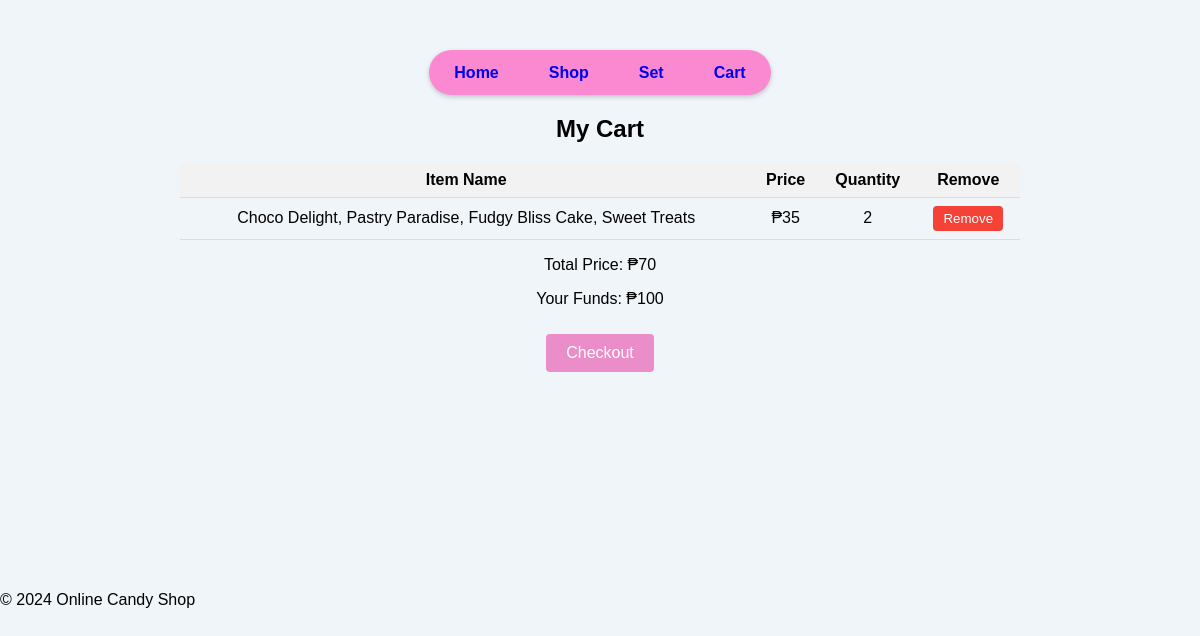
The app's page /cart.php with its own data.
### tables this page shows
CREATE TABLE IF NOT EXISTS cart
(
  user_ID INT(8) NOT NULL,
  catalog_ID INT(8) NOT NULL,
  quantity INT(10) NOT NULL,
  PRIMARY KEY (`user_ID`, `catalog_ID`),
  KEY `catalog_ID` (`catalog_ID`),
  CONSTRAINT `user_ID` FOREIGN KEY (`user_ID`) REFERENCES `user` (`user_ID`) ON DELETE CASCADE ON UPDATE CASCADE,
  CONSTRAINT `catalog_ID` FOREIGN KEY (`catalog_ID`) REFERENCES `catalog` (`catalog_ID`) ON DELETE CASCADE ON UPDATE CASCADE
);

CREATE TABLE IF NOT EXISTS `user`
(
  user_ID INT(8) PRIMARY KEY NOT NULL AUTO_INCREMENT,
  user_name VARCHAR(45) NOT NULL,
  user_password VARCHAR(45) NOT NULL,
  user_admin ENUM('Y','N') NOT NULL,
  user_funds INT(10) NOT NULL DEFAULT 0
);

### cart.php (the view, shortened to what this page needs)
<?php
$servername = "localhost";
$username = "root";
$password = "";
$dbname = "confectionary";
$conn = new mysqli($servername, $username, $password, $dbname);
$userID = $_SESSION['user_ID'];
$userFundsSQL = "SELECT user_funds FROM user WHERE user_ID = $userID";
$userFundsResult = $conn->query($userFundsSQL);
$userFunds = 0;
if ($userFundsResult->num_rows > 0) {
    $userFunds = $userFundsResult->fetch_assoc()["user_funds"];
}
$cartSQL = "SELECT
                CASE
                    WHEN item.item_name IS NOT NULL THEN item.item_name
                    ELSE CONCAT_WS(', ',
                            (SELECT item_name FROM item WHERE item_ID = `set`.item_ID_1),
                            (SELECT item_name FROM item WHERE item_ID = `set`.item_ID_2),
                            (SELECT item_name FROM item WHERE item_ID = `set`.item_ID_3),
                            (SELECT item_name FROM item WHERE item_ID = `set`.item_ID_4)
                         )
                END AS item_name,
                CASE
                    WHEN item.item_price IS NOT NULL THEN item.item_price
                    ELSE `set`.set_price
                END AS item_price,
                cart.quantity,
                cart.user_ID
            FROM cart
            LEFT JOIN catalog ON cart.catalog_ID = catalog.catalog_ID
            LEFT JOIN item ON catalog.item_ID = item.item_ID
            LEFT JOIN `set` ON catalog.set_ID = `set`.set_ID
            WHERE cart.user_ID = $userID";
$cartResult = $conn->query($cartSQL);
$totalPrice = 0;
$cartItems = array();
if ($cartResult->num_rows > 0) {
    while ($row = $cartResult->fetch_assoc()) {
        $cartItems[] = $row;
        $totalPrice += $row["item_price"] * $row["quantity"];
    }
}
?>
<!DOCTYPE html>
<html lang="en">
<head>
</head>
<body>
<main>
    <div class ="container">
            <div class="navbar">
                <nav>
                <a href="home.php">Home</a>
                <a href="shop.php">Shop</a>
                <a href="set.php">Set</a>
                <a href="cart.php">Cart</a>
                </nav>
            </div>
        <div class="cart-container">
        <h2>My Cart</h2>
        <?php
            if (!empty($cartItems)) {
                echo '<table>';
                echo '<tr><th>Item Name</th><th>Price</th><th>Quantity</th><th>Remove</th></tr>';
                foreach ($cartItems as $item) {
                    echo '<tr>';
                    echo '<td>' . $item["item_name"] . '</td>';
                    echo '<td>₱' . $item["item_price"] . '</td>';
                    echo '<td>' . $item["quantity"] . '</td>';
                    echo '<td><form method="post" action="remove_from_cart.php">';
                    echo '<button type="submit" class="remove-from-cart-button" name="remove">Remove</button>';
                    echo '</form></td>';
                    echo '</tr>';
                }
                echo '</table>';
                echo '<p>Total Price: ₱' . $totalPrice . '</p>';
                echo '<p>Your Funds: ₱' . $userFunds . '</p>';
                echo '<form method="post" action="checkout.php">';
                echo '<button type="submit" class="checkout-button" name="checkout">Checkout</button>';
                echo '</form>';
            } else {
                echo '<p>Your cart is empty.</p>';
            }
            ?>
        </div>
    </div>
</main>
<footer>
    <p>&copy; 2024 Online Candy Shop</p>
</footer>
</body>
</html>

### cart.php (style rules this page uses)
body { background-color: #f0f5f9; margin: 0; padding: 0; font-family: Arial, sans-serif; }
.container { text-align: center; width: 100vw; margin-top: 40px; display: flex; align-items: center; justify-content: center; flex-direction: column; }
.navbar { text-align: center; font-family: 'Trebuchet MS', 'Lucida Sans Unicode', 'Lucida Grande', 'Lucida Sans', Arial, sans-serif; font-size: 16px; font-weight: 700; line-height: 25px; background-color: #fa89d1; box-shadow: 0px 2px 5px rgba(0, 0, 0, 0.2); border-radius: 50px; margin-top: 10px; }
nav { display: flex; justify-content: center; align-items: center; }
nav a { text-decoration: none; margin: 0 15px; padding: 10px; }
.cart-container { width: 70vw; height: 60vh; }
table { width: 100%; border-collapse: collapse; }
th, td { padding: 8px; text-align: center; border-bottom: 1px solid #ddd; }
th { background-color: #f2f2f2; }
.remove-from-cart-button { background-color: #f44336; color: white; border: none; padding: 5px 10px; border-radius: 4px; cursor: pointer; }
.checkout-button { background-color: #eb8dc8; color: white; border: none; padding: 10px 20px; text-align: center; text-decoration: none; display: inline-block; font-size: 16px; margin-top: 10px; cursor: pointer; border-radius: 4px; }

### records on screen
cart: item_name "Choco Delight, Pastry Paradise, Fudgy Bliss Cake, Sweet Treats", item_price "35", quantity "2"
user: user_funds "100"

### other values on screen
$totalPrice "70"
